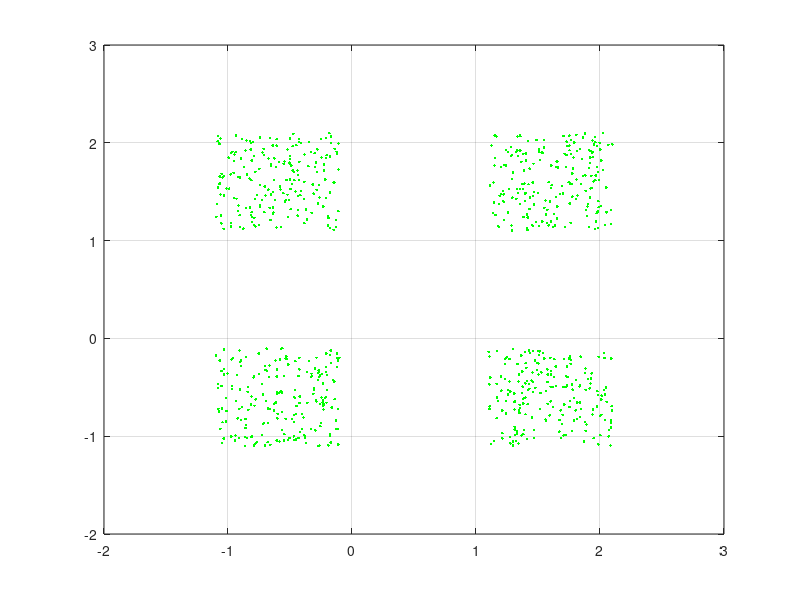

Source code (MATLAB): (Note: this script raises an error after producing the figure.)
%https://www.philadelphia.edu.jo/academics/qhamarsheh/uploads/SOM3.m
%1D and 2D Self Organized Map
%Define 4 clusters of input data
close all; clear all; clc; format compact
% number of samples of each cluster
K = 200;
% offset of classes
q = 1.1;
% define 4 clusters of input data
P = [rand(1,K)-q rand(1,K)+q rand(1,K)+q rand(1,K)-q;
rand(1,K)+q rand(1,K)+q rand(1,K)-q rand(1,K)-q];
% plot clusters
plot(P(1,:),P(2,:),'g.')
hold on
grid on
%Create and train 1D-SOM
% SOM parameters
dimensions = [100];
coverSteps = 100;
initNeighbor = 10;
topologyFcn = 'gridtop';
distanceFcn = 'linkdist';
% define net
net1 = selforgmap(dimensions,coverSteps,initNeighbor,topologyFcn,distanceFcn);
% train
[net1,Y] = train(net1,P);
% plot 1D-SOM results
% plot input data and SOM weight positions
plotsompos(net1,P);
grid on

%Create and train 2D-SOM
% SOM parameters
dimensions = [10 10];
coverSteps = 100;
initNeighbor = 4;
topologyFcn = 'hextop';
distanceFcn = 'linkdist';
% define net
net2 = selforgmap(dimensions,coverSteps,initNeighbor,topologyFcn,distanceFcn);
% train
[net2,Y] = train(net2,P);
%plot 2D-SOM results
% plot input data and SOM weight positions
plotsompos(net2,P);
grid on
% plot SOM neighbor distances
plotsomnd(net2)
% plot for each SOM neuron the number of input vectors that it classifies
figure
plotsomhits(net2,P)

